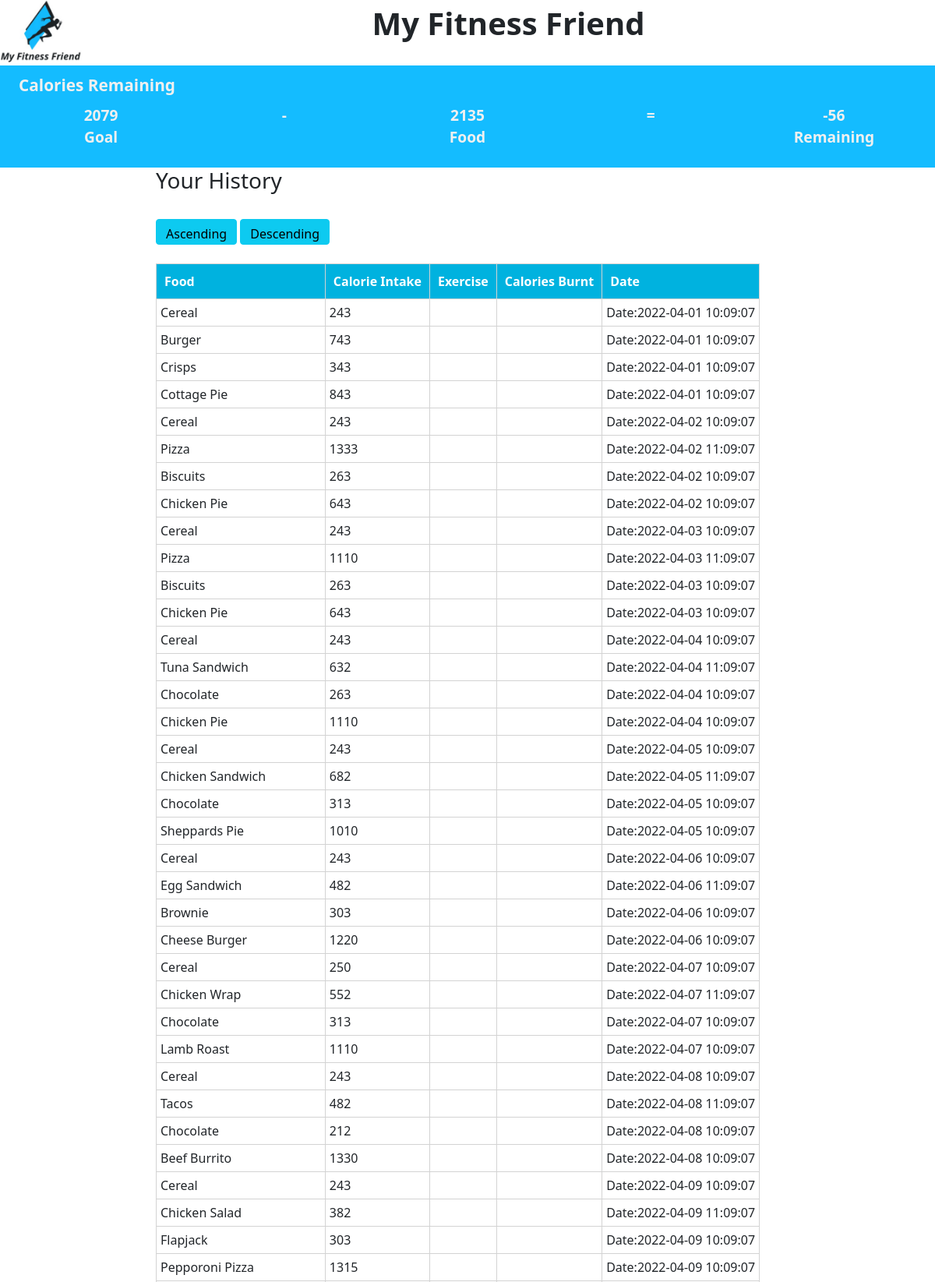
The app's page /history.php (signed in, upper part) with its own data.
### tables this page shows
CREATE TABLE `users` (
  `uid` int(11) NOT NULL,
  `username` varchar(32) DEFAULT NULL,
  `password` varchar(64) DEFAULT NULL,
  `firstname` varchar(64) DEFAULT NULL,
  `lastname` varchar(64) DEFAULT NULL,
  `email` varchar(128) DEFAULT NULL,
  `age` smallint(3) DEFAULT NULL,
  `gender` varchar(6) DEFAULT NULL,
  `start_weight` int(3) DEFAULT NULL,
  `current_weight` int(3) DEFAULT NULL,
  `goal_weight` int(3) DEFAULT NULL,
  `height` int(3) DEFAULT NULL,
  `unit1` varchar(32) DEFAULT NULL,
  `unit2` varchar(32) DEFAULT NULL,
  `mentor1` int(3) DEFAULT NULL,
  `mentor2` int(3) DEFAULT NULL,
  `mentor3` int(3) DEFAULT NULL,
  `calorie_intake` int(5) DEFAULT NULL
);

CREATE TABLE `calories` (
  `cid` int(5) NOT NULL,
  `uid` int(11) DEFAULT NULL,
  `food` varchar(120) DEFAULT NULL,
  `meal` varchar(120) DEFAULT NULL,
  `calorie_intake` int(5) DEFAULT NULL,
  `exercise` varchar(120) DEFAULT NULL,
  `calories_burnt` int(5) DEFAULT NULL,
  `datetime` datetime NOT NULL
);

### history.php (the view, shortened to what this page needs)
<?php
include 'header.php';
if(!isset($_SESSION['uid']))
{
  echo 'You are being redirected to the home page!';
  header("Location:index.php");
}
else
{
  $uid=$_SESSION['uid'];
}
if(isset($_POST['ASC']))
{
    $asc_query = "SELECT * FROM calories WHERE uid = $uid ORDER BY cid ASC";
    $result = executeQuery($asc_query);
}
elseif (isset ($_POST['DESC']))
    {
          $desc_query = "SELECT * FROM calories WHERE uid = $uid ORDER BY cid DESC";
          $result = executeQuery($desc_query);
    }
 else {
        $default_query = "SELECT * FROM calories WHERE uid = $uid";
        $result = executeQuery($default_query);
}
?>
    <div class="col-md-8 m-auto block" id="main_content">
    <h3>Your History</h3><br>
      <form action="history.php" method="post">
        <input type="submit" class = "btn btn-info" name="ASC" value="Ascending">
        <input type="submit" class = "btn btn-info" name="DESC" value="Descending"><br><br>
    <table class="table-main">
    <tr>
      <th>Food</th>
      <th>Calorie Intake</th>
      <th>Exercise</th>
      <th>Calories Burnt</th>
      <th>Date</th>
    </tr>
<?php
function executeQuery($query)
{
    $connection = mysqli_connect("localhost","root","");
    $result = mysqli_query($connection, $query);
    return $result;
}
while($row = mysqli_fetch_assoc($result)){
  ?>
<tr>
    <td><?php echo $row['food'];?></td>
    <td><?php echo $row['calorie_intake'];?></td>
    <td><?php echo $row['exercise'];?></td>
    <td><?php echo $row['calories_burnt'];?></td>
    <td>Date:<?php echo $row['datetime'];?></td>
</tr>
  <?php
}
?>
      </table>
      </form>
    </div>
<?php
include 'footer.php';
?>

### interface.php (shortened to what this page needs)
<?php
if (isset($_SESSION['username'])) {
  $connection = mysqli_connect("localhost","root","");
  $calorieQuery = "SELECT SUM(calorie_intake) FROM calories WHERE uid = '$_SESSION[uid]' AND date(datetime) = curdate();";
  $calorieResult = mysqli_query($connection, $calorieQuery);
  $crTemp = mysqli_fetch_array($calorieResult);
  if(empty($crTemp[0])) {
    $cr = 0;
  }
  else {
    $cr = $crTemp[0];
  }
  $query = "SELECT * FROM users WHERE uid = '$_SESSION[uid]'";
  $result = mysqli_query($connection, $query);
  while ($row = mysqli_fetch_assoc($result)) {
    $sw = $row['start_weight'];
    $cw = $row['current_weight'];
    $gw = $row['goal_weight'];
    $g = $row['gender'];
  }
  $result1 = $cw * 2.205;
  $result2 = $result1 * 15;
  $x = $sw - $gw;
  $y = $sw - $cw;
  $z = $y / $x;
  $offset = 1 - $z;
  $reduction = $offset / 2;
  $reduction2 = $result2 * $reduction;
  if($g == "Male") {
    $ci = MAX(round($result2 - $reduction2),1800);
  }
  else {
    $ci = MAX(round($result2 - $reduction2),1500);
  }
  $ri = round($ci - $cr);
  echo <<<INTERFACE
  <div class="container-fluid" id="calorie">
    <legend class="title">Calories Remaining</legend>
    <div class="row">
      <div class="col">
        <label>{$ci}<br>Goal</label>
      </div>
      <div class="col">
        <label>-</label>
      </div>
      <div class="col">
        <label>{$cr}<br>
        Food</label>
      </div>
      <div class="col">
        <label>=</label>
      </div>
      <div class="col">
        <label>{$ri}<br>
        Remaining</label>
      </div>
    </div>
  </div>
  INTERFACE;
}
else {
  include 'docs/ToS.php';
}
?>

### css/style.css (style rules this page uses)
:root { --colourPri: #022140; --colourSec: #c5c5c5; --colourBG: #14BCFF; --colourText: #f0f0f0; --colourNav: #c68c53a8; --colourHover: #233385; }
#calorie, #loginHeader { padding-left: 1.5em; padding-right: 1.5em; padding-bottom: 1.5em; font-size: 1em; font-weight: bold; text-align: center; color: var(--colourText); background-color: var(--colourBG); }
.title { font-size: 1.3em; text-align: left; padding-top: .5em; }
label { font-size: 1.2em; font-weight: bolder; }
input { height: calc(1.6em + .6vw); }
.table-main, .table-main th, .table-main td { border: 1px solid lightgrey; }
.table-main th { background-color: rgb(0, 178, 223); color: white; padding: 10px; }
.table-main td { background-color: #ffffff; padding: 5px; }

### records on screen
users: ci "2079"
calories: food "Cereal", calorie_intake "243", datetime "2022-04-01 10:09:07"
calories: food "Burger", calorie_intake "743", datetime "2022-04-01 10:09:07"
calories: food "Crisps", calorie_intake "343", datetime "2022-04-01 10:09:07"
calories: food "Cottage Pie", calorie_intake "843", datetime "2022-04-01 10:09:07"
calories: food "Cereal", calorie_intake "243", datetime "2022-04-02 10:09:07"
calories: food "Pizza", calorie_intake "1333", datetime "2022-04-02 11:09:07"
calories: food "Biscuits", calorie_intake "263", datetime "2022-04-02 10:09:07"
calories: food "Chicken Pie", calorie_intake "643", datetime "2022-04-02 10:09:07"
calories: food "Cereal", calorie_intake "243", datetime "2022-04-03 10:09:07"
calories: food "Pizza", calorie_intake "1110", datetime "2022-04-03 11:09:07"
calories: food "Biscuits", calorie_intake "263", datetime "2022-04-03 10:09:07"
calories: food "Chicken Pie", calorie_intake "643", datetime "2022-04-03 10:09:07"
calories: food "Cereal", calorie_intake "243", datetime "2022-04-04 10:09:07"
calories: food "Tuna Sandwich", calorie_intake "632", datetime "2022-04-04 11:09:07"
calories: food "Chocolate", calorie_intake "263", datetime "2022-04-04 10:09:07"
calories: food "Chicken Pie", calorie_intake "1110", datetime "2022-04-04 10:09:07"
calories: food "Cereal", calorie_intake "243", datetime "2022-04-05 10:09:07"
calories: food "Chicken Sandwich", calorie_intake "682", datetime "2022-04-05 11:09:07"
calories: food "Chocolate", calorie_intake "313", datetime "2022-04-05 10:09:07"
calories: food "Sheppards Pie", calorie_intake "1010", datetime "2022-04-05 10:09:07"
calories: food "Cereal", calorie_intake "243", datetime "2022-04-06 10:09:07"
calories: food "Egg Sandwich", calorie_intake "482", datetime "2022-04-06 11:09:07"
calories: food "Brownie", calorie_intake "303", datetime "2022-04-06 10:09:07"
calories: food "Cheese Burger", calorie_intake "1220", datetime "2022-04-06 10:09:07"
calories: food "Cereal", calorie_intake "250", datetime "2022-04-07 10:09:07"
calories: food "Chicken Wrap", calorie_intake "552", datetime "2022-04-07 11:09:07"
calories: food "Chocolate", calorie_intake "313", datetime "2022-04-07 10:09:07"
calories: food "Lamb Roast", calorie_intake "1110", datetime "2022-04-07 10:09:07"
calories: food "Cereal", calorie_intake "243", datetime "2022-04-08 10:09:07"
calories: food "Tacos", calorie_intake "482", datetime "2022-04-08 11:09:07"
calories: food "Chocolate", calorie_intake "212", datetime "2022-04-08 10:09:07"
calories: food "Beef Burrito", calorie_intake "1330", datetime "2022-04-08 10:09:07"
calories: food "Cereal", calorie_intake "243", datetime "2022-04-09 10:09:07"
calories: food "Chicken Salad", calorie_intake "382", datetime "2022-04-09 11:09:07"
calories: food "Flapjack", calorie_intake "303", datetime "2022-04-09 10:09:07"
calories: food "Pepporoni Pizza", calorie_intake "1315", datetime "2022-04-09 10:09:07"

### other values on screen
$cr "2135"
$ri "-56"
